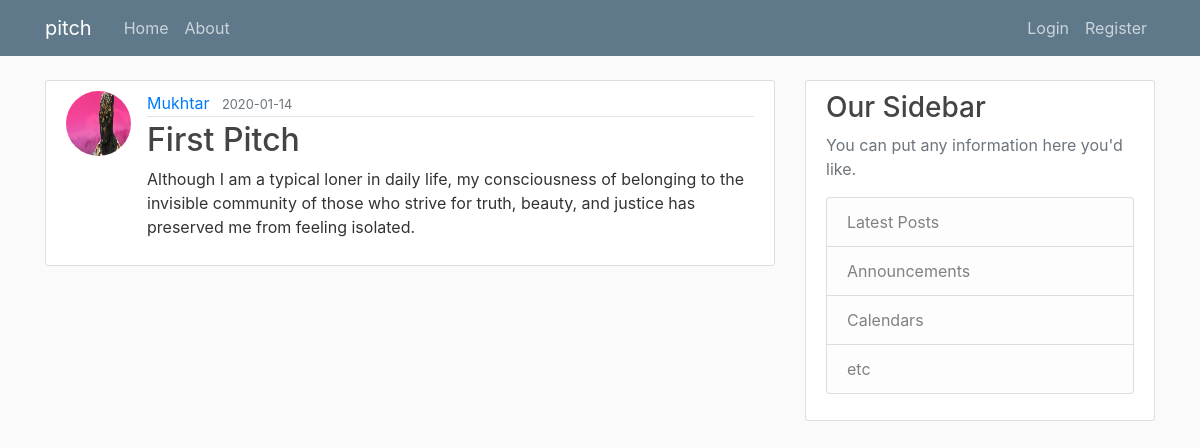
Screenshot of /post/3 with the database file from the repository.
### pitch/models.py (models this page shows, shortened)
class User(db.Model, UserMixin):
    id = db.Column(db.Integer, primary_key=True)
    username = db.Column(db.String(20), unique=True, nullable=False)
    email = db.Column(db.String(120), unique=True, nullable=False)
    image_file = db.Column(db.String(20), nullable=False, default='default.jpg')
    password = db.Column(db.String(60), nullable=False)
    posts = db.relationship('Post', backref='author', lazy=True)

class Post(db.Model):
    id = db.Column(db.Integer, primary_key=True)
    title = db.Column(db.String(100), nullable=False)
    date_posted = db.Column(db.DateTime, nullable=False, default=datetime.utcnow)
    content = db.Column(db.Text, nullable=False)
    user_id = db.Column(db.Integer, db.ForeignKey('user.id'), nullable=False)

### pitch/routes.py (the view)
@app.route("/post/<int:post_id>")
def post(post_id):
    post = Post.query.get_or_404(post_id)
    return render_template('post.html', title=post.title, post=post)

### pitch/templates/post.html (shortened to what this page needs)
{% extends "layout.html" %}
{% block content %}
        <article class="media content-section">
          <img class="rounded-circle article-img" src="{{ url_for('static', filename='profile_pics/' + post.author.image_file)}}">
          <div class="media-body">
            <div class="article-metadata">
              <a class="mr-2" href="#">{{ post.author.username}}</a>
              <small class="text-muted">{{ post.date_posted.strftime('%Y-%m-%d') }}</small>
            </div>
            <h2 class="artile-title">{{ post.title }}</a></h2>
            <p class="article-content">{{ post.content }}</p>
          </div>
        </article>
{% endblock content %}

### pitch/static/main.css (style rules this page uses)
body { background: #fafafa; color: #333333; margin-top: 5rem; }
h1, h2, h3, h4, h5, h6 { color: #444444; }
.content-section { background: #ffffff; padding: 10px 20px; border: 1px solid #dddddd; border-radius: 3px; margin-bottom: 20px; }
.article-content { white-space: pre-line; }
.article-img { height: 65px; width: 65px; margin-right: 16px; }
.article-metadata { padding-bottom: 1px; margin-bottom: 4px; border-bottom: 1px solid #e3e3e3 }

### rows the page displays
User: image_file (placeholder picture), author.username "Mukhtar"
Post: date_posted "2020-01-14", title "First Pitch", content "Although I am a typical loner in daily life, my consciousness of belonging to the invisible community of those who strive for truth, beauty, and justice has preserved me from feeling isolated."
